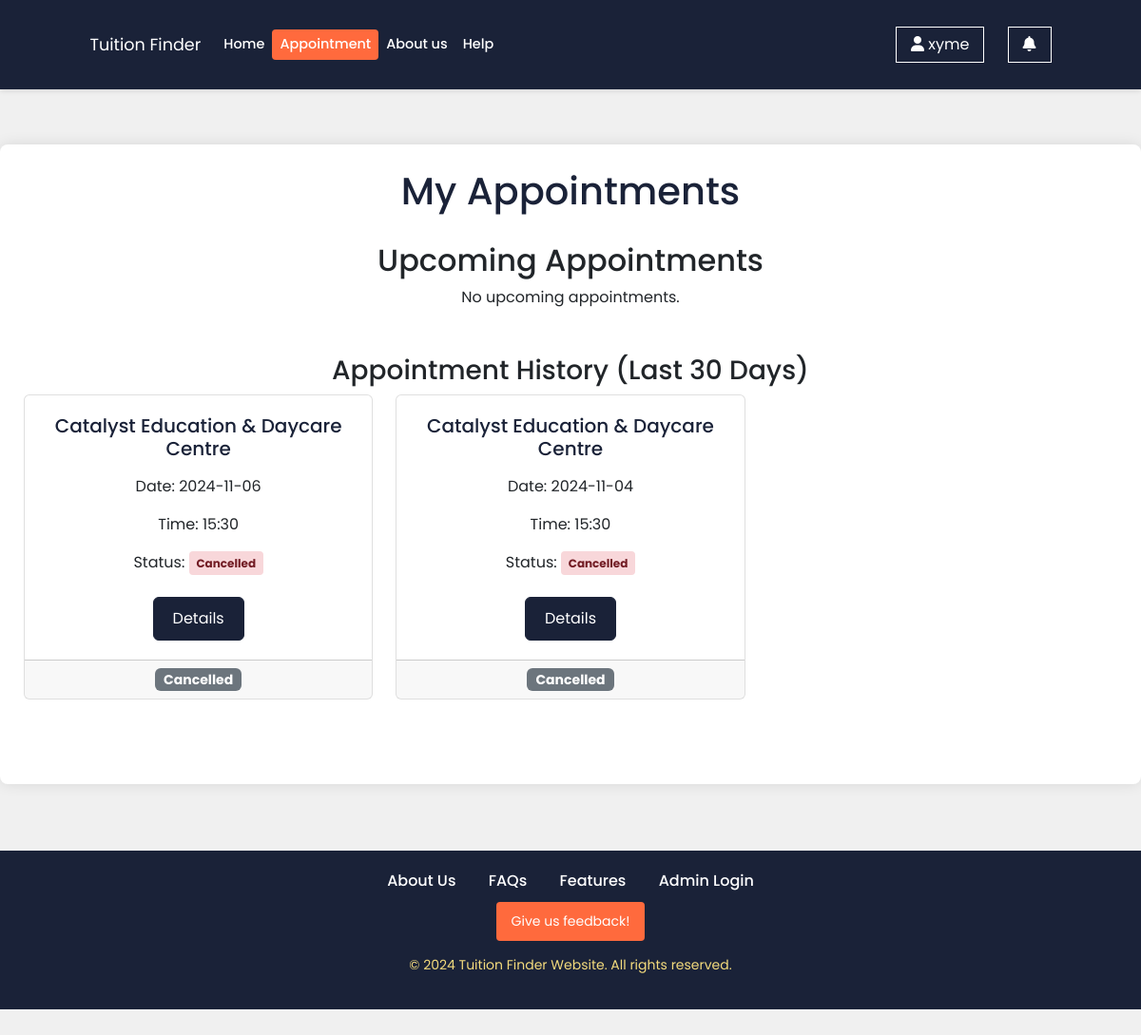
Page /appointment.php (signed in) on the committed database.
### tables this page shows
CREATE TABLE `appointments` (
  `id` int(11) NOT NULL,
  `user_id` int(11) DEFAULT NULL,
  `tuition_center_id` int(11) DEFAULT NULL,
  `appointment_datetime` datetime DEFAULT NULL,
  `admin_id` int(11) DEFAULT NULL,
  `created_at` timestamp NOT NULL DEFAULT current_timestamp(),
  `reason` varchar(255) DEFAULT NULL,
  `status` enum('pending','approved','cancelled','rescheduled') NOT NULL DEFAULT 'pending',
  `cancellation_reason` text DEFAULT NULL,
  `reschedule_reason` text DEFAULT NULL,
  `completed_at` datetime DEFAULT NULL
);

CREATE TABLE `tuition_centers` (
  `id` int(11) NOT NULL,
  `name` varchar(255) DEFAULT NULL,
  `address` text DEFAULT NULL,
  `city` varchar(255) DEFAULT NULL,
  `latitude` decimal(9,6) DEFAULT NULL,
  `longitude` decimal(9,6) DEFAULT NULL,
  `image` varchar(255) DEFAULT NULL,
  `created_at` timestamp NOT NULL DEFAULT current_timestamp(),
  `course_tags` varchar(255) DEFAULT NULL,
  `teaching_language` varchar(255) DEFAULT 'English,Bahasa Malaysia,Chinese',
  `price_range` varchar(50) DEFAULT NULL,
  `contact` varchar(255) DEFAULT NULL,
  `description` text DEFAULT NULL
);

### appointment.php (the view, shortened to what this page needs)
<?php
require_once 'connection.php';
$isLoggedIn = isset($_SESSION['user_id']);
$user_id = $isLoggedIn ? $_SESSION['user_id'] : null;
if ($isLoggedIn) {
    $upcoming_query = "
        SELECT a.id, a.appointment_datetime, a.reason, a.status, tc.name AS tuition_center_name
        FROM appointments a
        JOIN tuition_centers tc ON a.tuition_center_id = tc.id
        WHERE a.user_id = ?
        AND a.status NOT IN ('cancelled', 'completed')
        ORDER BY a.appointment_datetime ASC
    ";
    $upcoming_stmt = $conn->prepare($upcoming_query);
    $upcoming_stmt->bind_param("i", $user_id);
    $upcoming_stmt->execute();
    $upcoming_result = $upcoming_stmt->get_result();
    $past_query = "
        SELECT a.*, tc.name AS tuition_center_name
        FROM appointments a
        JOIN tuition_centers tc ON a.tuition_center_id = tc.id
        WHERE a.user_id = ?
        AND (
            a.status IN ('completed', 'cancelled')
            OR (a.appointment_datetime < NOW() AND a.status NOT IN ('completed', 'cancelled'))
        )
        AND a.appointment_datetime >= DATE_SUB(NOW(), INTERVAL 30 DAY)
        ORDER BY a.appointment_datetime DESC
    ";
    $past_stmt = $conn->prepare($past_query);
    $past_stmt->bind_param("i", $user_id);
    $past_stmt->execute();
    $past_result = $past_stmt->get_result();
}
?>
<!DOCTYPE html>
<html lang="en">
<head>
    <link href="https://cdn.jsdelivr.net/npm/bootstrap@5.3.3/dist/css/bootstrap.min.css" rel="stylesheet"
>
    <link rel="stylesheet" href="https://cdnjs.cloudflare.com/ajax/libs/font-awesome/6.0.0-beta3/css/all.min.css">
    <link rel="stylesheet" href="style.css">
</head>
<body>
    <?php include 'header.php'; ?>
    <br><br>
    <main class="container mt-4">
        <h1>My Appointments</h1>
        <?php if (!$isLoggedIn): ?>
            <div class="alert alert-warning text-center" role="alert">
                <h4 class="alert-heading">Please Log In</h4>
                <p>You need to be logged in to view your appointments.</p>
                <hr>
                <a href="login.php" class="btn btn-primary">Login Now</a>
                <a href="sign_up.php" class="btn btn-secondary ms-2">Sign Up</a>
            </div>
        <?php else: ?>
            <section class="upcoming-appointments mb-5">
                <h2>Upcoming Appointments</h2>
                <?php if ($upcoming_result->num_rows > 0): ?>
                    <div class="row">
                        <?php while ($appointment = $upcoming_result->fetch_assoc()): ?>
                            <?php if ($appointment['status'] !== 'completed'): ?>
                                <div class="col-md-4 mb-3">
                                    <div class="card">
                                        <div class="card-body">
                                            <h5 class="card-title"><?php echo htmlspecialchars($appointment['tuition_center_name']); ?></h5>
                                            <p class="card-text">Date: <?php echo date('Y-m-d', strtotime($appointment['appointment_datetime'])); ?></p>
                                            <p class="card-text">Time: <?php echo date('H:i', strtotime($appointment['appointment_datetime'])); ?></p>
                                            <p class="card-text">
                                                Status:
                                                <span class="status-badge badge <?php echo ($appointment['status'] === 'completed') ? 'bg-success' : 'bg-secondary'; ?>">
                                                    <?php echo ucfirst(htmlspecialchars($appointment['status'])); ?>
                                                </span>
                                            </p>
                                            <button type="button" class="btn btn-primary" data-bs-toggle="modal" data-bs-target="#appointmentModal<?php echo $appointment['id']; ?>">
                                                Details
                                            </button>
                                        </div>
                                        <div class="card-footer">
                                            <?php if ($appointment['status'] !== 'completed' && $appointment['status'] !== 'cancelled'): ?>
                                                <button type="button"
                                                        class="btn btn-success btn-sm"
                                                        onclick="completeAppointment(<?php echo $appointment['id']; ?>, this)">
                                                    Completed
                                                </button>
                                            <?php endif; ?>
                                        </div>
                                    </div>
                                </div>
                            <?php endif; ?>
                        <?php endwhile; ?>
                    </div>
                <?php else: ?>
                    <p>No upcoming appointments.</p>
                <?php endif; ?>
            </section>
            <section class="past-appointments mb-5">
                <h3>Appointment History (Last 30 Days)</h3>
                <?php if ($past_result->num_rows > 0): ?>
                    <div class="row">
                        <?php while ($appointment = $past_result->fetch_assoc()): ?>
                            <div class="col-md-4 mb-3">
                                <div class="card">
                                    <div class="card-body">
                                        <h5 class="card-title"><?php echo htmlspecialchars($appointment['tuition_center_name']); ?></h5>
                                        <p class="card-text">Date: <?php echo date('Y-m-d', strtotime($appointment['appointment_datetime'])); ?></p>
                                        <p class="card-text">Time: <?php echo date('H:i', strtotime($appointment['appointment_datetime'])); ?></p>
                                        <p class="card-text">
                                            Status:
                                            <span class="status-badge <?php echo $appointment['status']; ?>">
                                                <?php echo ucfirst(htmlspecialchars($appointment['status'])); ?>
                                            </span>
                                        </p>
                                        <button type="button" class="btn btn-primary mt-2" data-bs-toggle="modal" data-bs-target="#appointmentModal<?php echo $appointment['id']; ?>">
                                            Details
                                        </button>
                                    </div>
                                    <div class="card-footer">
                                        <span class="badge <?php echo ($appointment['status'] === 'completed') ? 'bg-success' : 'bg-secondary'; ?>">
                                            <?php echo ucfirst($appointment['status']); ?>
                                        </span>
                                    </div>
                                </div>
                            </div>
                        <?php endwhile; ?>
                    </div>
                <?php endif; ?>
            </section>
        <?php endif; ?>
    </main>
    <?php include 'footer.php'; ?>
</body>
</html>

### appointment.php (style rules this page uses)
.container { max-width: 1200px; }
.card-footer .badge { font-size: 0.875rem; padding: 0.35em 0.65em; }

### rows in the picture
appointments: tuition_center.name "Catalyst Education & Daycare Centre", appointment_datetime "2024-11-06", appointment_datetime "15:30", status "Cancelled"
appointments: tuition_center.name "Catalyst Education & Daycare Centre", appointment_datetime "2024-11-04", appointment_datetime "15:30", status "Cancelled"

### other values in the picture
$_SESSION['username'] "xyme"
